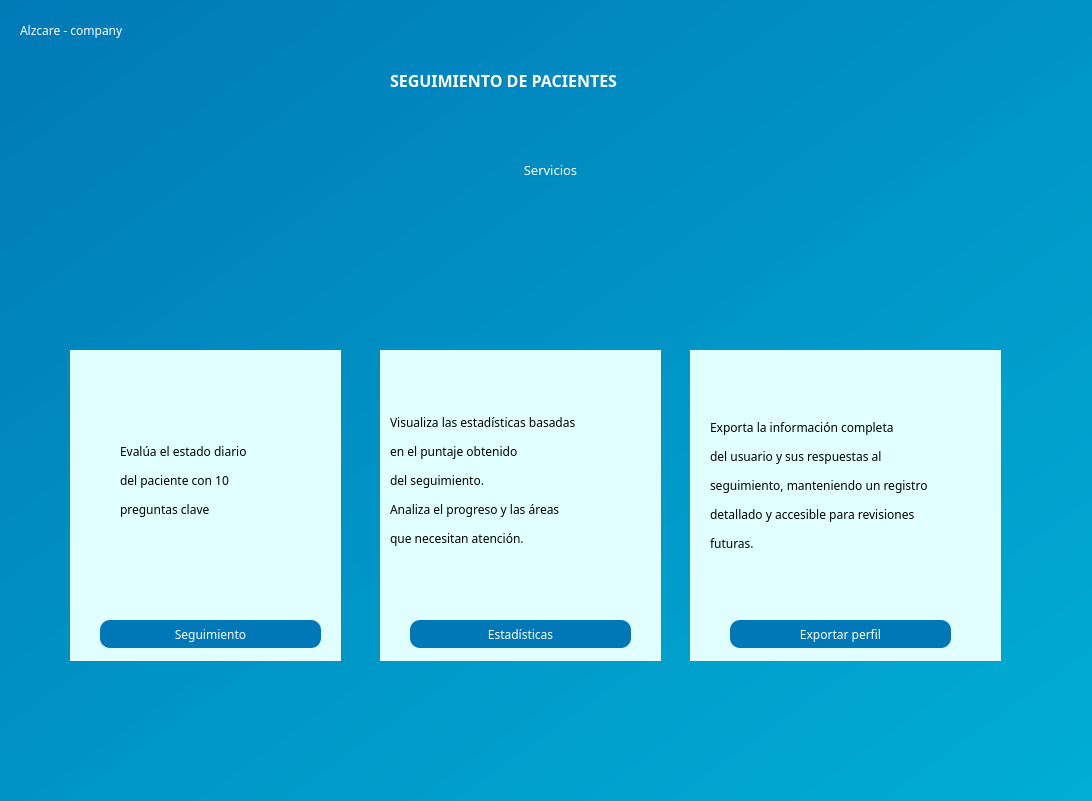
<?xml version="1.0" encoding="UTF-8"?>
<ui version="4.0">
 <class>Form</class>
 <widget class="QWidget" name="Form">
  <property name="geometry">
   <rect>
    <x>0</x>
    <y>0</y>
    <width>1092</width>
    <height>801</height>
   </rect>
  </property>
  <property name="windowTitle">
   <string>Form</string>
  </property>
  <widget class="QWidget" name="widget" native="true">
   <property name="geometry">
    <rect>
     <x>-50</x>
     <y>-20</y>
     <width>1281</width>
     <height>921</height>
    </rect>
   </property>
   <property name="styleSheet">
    <string notr="true">QWidget {
    background: qlineargradient(x1:0, y1:0, x2:1, y2:1, stop:0 #0077b6, stop:0.5 #0096c7, stop:1 #00b4d8);
}

QLabel {
    background-color: transparent;  /* Fondo transparente para QLabel */
    color: white;  /* Color del texto del QLabel */
    font-size: 16px;  /* Tamaño de fuente del QLabel */
}

QLineEdit {
    background-color: white;  /* Fondo sólido blanco para QLineEdit */
    border: 2px solid #00b4d8;
    border-radius: 10px;
    padding: 10px;
    font-size: 16px;
    color: black;
}

QLineEdit:focus {
    border: 2px solid #0077b6; /* Color del borde al enfocar */
    outline: none;
}


QPushButton{
	border-radius: 10px;
	background-color: rgb(0, 180, 216);
}</string>
   </property>
   <widget class="QLabel" name="label">
    <property name="geometry">
     <rect>
      <x>440</x>
      <y>70</y>
      <width>321</width>
      <height>61</height>
     </rect>
    </property>
    <property name="font">
     <font>
      <family>Montserrat</family>
      <pointsize>-1</pointsize>
      <weight>75</weight>
      <bold>true</bold>
     </font>
    </property>
    <property name="text">
     <string>&lt;html&gt;&lt;head/&gt;&lt;body&gt;&lt;p&gt;&lt;span style=&quot; font-size:12pt;&quot;&gt;SEGUIMIENTO DE PACIENTES&lt;/span&gt;&lt;/p&gt;&lt;/body&gt;&lt;/html&gt;</string>
    </property>
   </widget>
   <widget class="QLabel" name="label_2">
    <property name="geometry">
     <rect>
      <x>70</x>
      <y>40</y>
      <width>171</width>
      <height>21</height>
     </rect>
    </property>
    <property name="font">
     <font>
      <family>Montserrat</family>
      <pointsize>-1</pointsize>
     </font>
    </property>
    <property name="text">
     <string>&lt;html&gt;&lt;head/&gt;&lt;body&gt;&lt;p&gt;&lt;span style=&quot; font-size:9pt;&quot;&gt;Alzcare - company&lt;/span&gt;&lt;/p&gt;&lt;/body&gt;&lt;/html&gt;</string>
    </property>
   </widget>
   <widget class="QLabel" name="label_3">
    <property name="geometry">
     <rect>
      <x>550</x>
      <y>180</y>
      <width>101</width>
      <height>21</height>
     </rect>
    </property>
    <property name="font">
     <font>
      <family>Montserrat</family>
      <pointsize>-1</pointsize>
     </font>
    </property>
    <property name="text">
     <string>&lt;html&gt;&lt;head/&gt;&lt;body&gt;&lt;p align=&quot;center&quot;&gt;&lt;span style=&quot; font-size:10pt;&quot;&gt;Servicios&lt;/span&gt;&lt;/p&gt;&lt;/body&gt;&lt;/html&gt;</string>
    </property>
   </widget>
   <widget class="QWidget" name="widget_6" native="true">
    <property name="geometry">
     <rect>
      <x>120</x>
      <y>370</y>
      <width>271</width>
      <height>311</height>
     </rect>
    </property>
    <property name="styleSheet">
     <string notr="true">QWidget {
    background-color: rgb(225, 255, 255);
}

QLabel{
	color: rgb(0, 5, 1);
}
QLineEdit:focus {
    border: 2px solid #0077b6; 
    outline: none;
}


QPushButton{
	border-radius: 10px;
	background-color: rgb(0, 119, 182);
	color:white;
}</string>
    </property>
    <widget class="QLabel" name="label_4">
     <property name="geometry">
      <rect>
       <x>50</x>
       <y>40</y>
       <width>191</width>
       <height>181</height>
      </rect>
     </property>
     <property name="font">
      <font>
       <family>Montserrat</family>
       <pointsize>-1</pointsize>
      </font>
     </property>
     <property name="text">
      <string>&lt;html&gt;&lt;head/&gt;&lt;body&gt;&lt;p&gt;&lt;span style=&quot; font-size:9pt;&quot;&gt;Evalúa el estado diario &lt;/span&gt;&lt;/p&gt;&lt;p&gt;&lt;span style=&quot; font-size:9pt;&quot;&gt;del paciente con 10 &lt;/span&gt;&lt;/p&gt;&lt;p&gt;&lt;span style=&quot; font-size:9pt;&quot;&gt;preguntas clave &lt;/span&gt;&lt;/p&gt;&lt;/body&gt;&lt;/html&gt;</string>
     </property>
    </widget>
    <widget class="QPushButton" name="pushButton_4">
     <property name="geometry">
      <rect>
       <x>30</x>
       <y>270</y>
       <width>221</width>
       <height>28</height>
      </rect>
     </property>
     <property name="font">
      <font>
       <family>Montserrat</family>
      </font>
     </property>
     <property name="text">
      <string>Seguimiento</string>
     </property>
    </widget>
   </widget>
   <widget class="QWidget" name="widget_7" native="true">
    <property name="geometry">
     <rect>
      <x>430</x>
      <y>370</y>
      <width>281</width>
      <height>311</height>
     </rect>
    </property>
    <property name="styleSheet">
     <string notr="true">QWidget {
    background-color: rgb(225, 255, 255);
}

QLabel{
	color: rgb(0, 5, 1);
}
QLineEdit:focus {
    border: 2px solid #0077b6; 
    outline: none;
}


QPushButton{
	border-radius: 10px;
	background-color: rgb(0, 119, 182);
	color:white;
}</string>
    </property>
    <widget class="QPushButton" name="pushButton_5">
     <property name="geometry">
      <rect>
       <x>30</x>
       <y>270</y>
       <width>221</width>
       <height>28</height>
      </rect>
     </property>
     <property name="font">
      <font>
       <family>Montserrat</family>
      </font>
     </property>
     <property name="text">
      <string>Estadísticas</string>
     </property>
    </widget>
    <widget class="QLabel" name="label_5">
     <property name="geometry">
      <rect>
       <x>10</x>
       <y>40</y>
       <width>321</width>
       <height>181</height>
      </rect>
     </property>
     <property name="font">
      <font>
       <family>Montserrat</family>
       <pointsize>-1</pointsize>
      </font>
     </property>
     <property name="text">
      <string>&lt;html&gt;&lt;head/&gt;&lt;body&gt;&lt;p&gt;&lt;span style=&quot; font-size:9pt;&quot;&gt;Visualiza las estadísticas basadas &lt;/span&gt;&lt;/p&gt;&lt;p&gt;&lt;span style=&quot; font-size:9pt;&quot;&gt;en el puntaje obtenido &lt;/span&gt;&lt;/p&gt;&lt;p&gt;&lt;span style=&quot; font-size:9pt;&quot;&gt;del seguimiento. &lt;/span&gt;&lt;/p&gt;&lt;p&gt;&lt;span style=&quot; font-size:9pt;&quot;&gt;Analiza el progreso y las áreas &lt;/span&gt;&lt;/p&gt;&lt;p&gt;&lt;span style=&quot; font-size:9pt;&quot;&gt;que necesitan atención.&lt;/span&gt;&lt;/p&gt;&lt;/body&gt;&lt;/html&gt;</string>
     </property>
    </widget>
   </widget>
   <widget class="QWidget" name="widget_8" native="true">
    <property name="geometry">
     <rect>
      <x>740</x>
      <y>370</y>
      <width>311</width>
      <height>311</height>
     </rect>
    </property>
    <property name="styleSheet">
     <string notr="true">QWidget {
    background-color: rgb(225, 255, 255);
}

QLabel{
	color: rgb(0, 5, 1);
}
QLineEdit:focus {
    border: 2px solid #0077b6; 
    outline: none;
}


QPushButton{
	border-radius: 10px;
	background-color: rgb(0, 119, 182);
	color:white;
}</string>
    </property>
    <widget class="QPushButton" name="pushButton_3">
     <property name="geometry">
      <rect>
       <x>40</x>
       <y>270</y>
       <width>221</width>
       <height>28</height>
      </rect>
     </property>
     <property name="font">
      <font>
       <family>Montserrat</family>
      </font>
     </property>
     <property name="text">
      <string>Exportar perfil</string>
     </property>
    </widget>
    <widget class="QLabel" name="label_6">
     <property name="geometry">
      <rect>
       <x>20</x>
       <y>20</y>
       <width>421</width>
       <height>231</height>
      </rect>
     </property>
     <property name="font">
      <font>
       <family>Montserrat</family>
       <pointsize>-1</pointsize>
      </font>
     </property>
     <property name="text">
      <string>&lt;html&gt;&lt;head/&gt;&lt;body&gt;&lt;p&gt;&lt;span style=&quot; font-size:9pt;&quot;&gt;Exporta la información completa &lt;/span&gt;&lt;/p&gt;&lt;p&gt;&lt;span style=&quot; font-size:9pt;&quot;&gt;del usuario y sus respuestas al &lt;/span&gt;&lt;/p&gt;&lt;p&gt;&lt;span style=&quot; font-size:9pt;&quot;&gt;seguimiento, manteniendo un registro &lt;/span&gt;&lt;/p&gt;&lt;p&gt;&lt;span style=&quot; font-size:9pt;&quot;&gt;detallado y accesible para revisiones&lt;/span&gt;&lt;/p&gt;&lt;p&gt;&lt;span style=&quot; font-size:9pt;&quot;&gt;futuras.&lt;/span&gt;&lt;/p&gt;&lt;/body&gt;&lt;/html&gt;</string>
     </property>
    </widget>
   </widget>
   <widget class="QLabel" name="label_7">
    <property name="geometry">
     <rect>
      <x>190</x>
      <y>250</y>
      <width>141</width>
      <height>111</height>
     </rect>
    </property>
    <property name="text">
     <string/>
    </property>
    <property name="pixmap">
     <pixmap resource="recursos_interfazprincipalseg.qrc">:/prefijoNuevo/seguimiento_intprincipal.png</pixmap>
    </property>
    <property name="scaledContents">
     <bool>true</bool>
    </property>
   </widget>
   <widget class="QLabel" name="label_8">
    <property name="geometry">
     <rect>
      <x>520</x>
      <y>260</y>
      <width>111</width>
      <height>111</height>
     </rect>
    </property>
    <property name="text">
     <string/>
    </property>
    <property name="pixmap">
     <pixmap resource="recursos_interfazprincipalseg.qrc">:/prefijoNuevo/estadisticas.png</pixmap>
    </property>
    <property name="scaledContents">
     <bool>true</bool>
    </property>
   </widget>
   <widget class="QLabel" name="label_9">
    <property name="geometry">
     <rect>
      <x>840</x>
      <y>260</y>
      <width>131</width>
      <height>101</height>
     </rect>
    </property>
    <property name="text">
     <string/>
    </property>
    <property name="pixmap">
     <pixmap resource="recursos_interfazprincipalseg.qrc">:/prefijoNuevo/exportar.png</pixmap>
    </property>
    <property name="scaledContents">
     <bool>true</bool>
    </property>
   </widget>
   <widget class="QPushButton" name="pushButton">
    <property name="geometry">
     <rect>
      <x>1030</x>
      <y>760</y>
      <width>93</width>
      <height>28</height>
     </rect>
    </property>
    <property name="styleSheet">
     <string notr="true">QPushButton {
    border: none; /* Quitar el borde */
    background-color: transparent; /* Fondo transparente */
    border-radius: 10px;
}
</string>
    </property>
    <property name="text">
     <string/>
    </property>
    <property name="icon">
     <iconset resource="recursos_interfazprincipalseg.qrc">
      <normaloff>:/prefijoNuevo/salir2.png</normaloff>:/prefijoNuevo/salir2.png</iconset>
    </property>
    <property name="iconSize">
     <size>
      <width>30</width>
      <height>30</height>
     </size>
    </property>
   </widget>
   <widget class="QPushButton" name="pushButton_2">
    <property name="geometry">
     <rect>
      <x>1010</x>
      <y>50</y>
      <width>101</width>
      <height>41</height>
     </rect>
    </property>
    <property name="styleSheet">
     <string notr="true">QPushButton {
    border: none; /* Quitar el borde */
    background-color: transparent; /* Fondo transparente */
    border-radius: 10px;
}
</string>
    </property>
    <property name="text">
     <string/>
    </property>
    <property name="icon">
     <iconset resource="recursos_interfazprincipalseg.qrc">
      <normaloff>:/prefijoNuevo/regresar.png</normaloff>:/prefijoNuevo/regresar.png</iconset>
    </property>
    <property name="iconSize">
     <size>
      <width>30</width>
      <height>30</height>
     </size>
    </property>
   </widget>
  </widget>
 </widget>
 <resources>
  <include location="recursos_interfazprincipalseg.qrc"/>
 </resources>
 <connections>
  <connection>
   <sender>pushButton</sender>
   <signal>clicked()</signal>
   <receiver>Form</receiver>
   <slot>close()</slot>
   <hints>
    <hint type="sourcelabel">
     <x>1030</x>
     <y>755</y>
    </hint>
    <hint type="destinationlabel">
     <x>1034</x>
     <y>840</y>
    </hint>
   </hints>
  </connection>
 </connections>
</ui>
